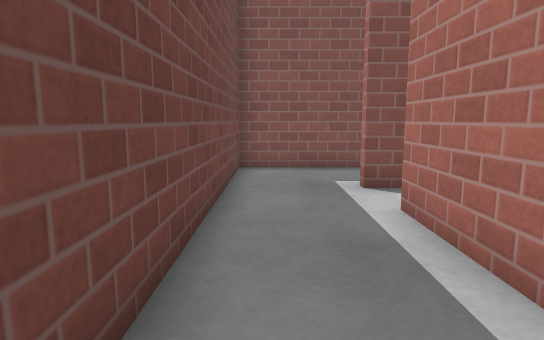
[1] (above)

24 first-person views from a walk through a robot-simulator world made for Gazebo. The camera is 0.72 m above the floor, tilts 8° down and sees 75° across. The floor is counted in squares, 0.5 m on a side. Each view is taken from the middle of a square. On the plan, view 1 faces up. The plan holds only what a view shows up to about 15 squares ahead; the rest is blank. Gazebo's built-in surfaces are drawn with simple patterns.

[2]
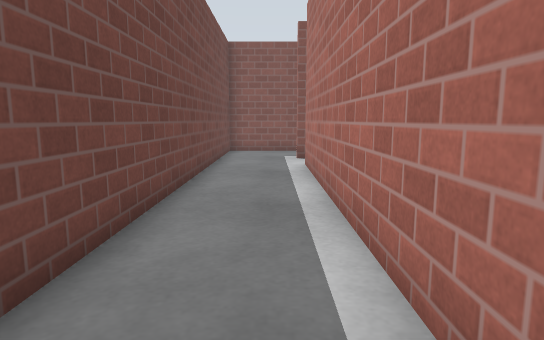

[3]
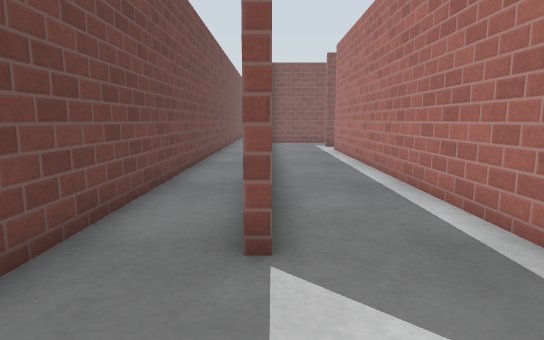

[4]
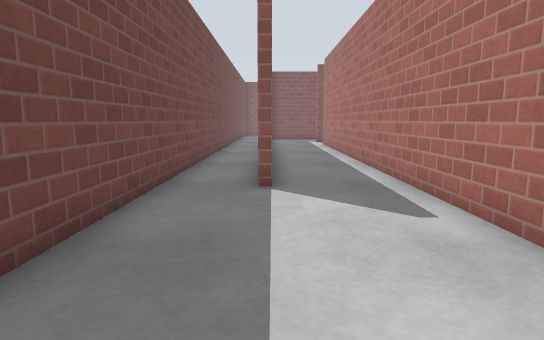

[5]
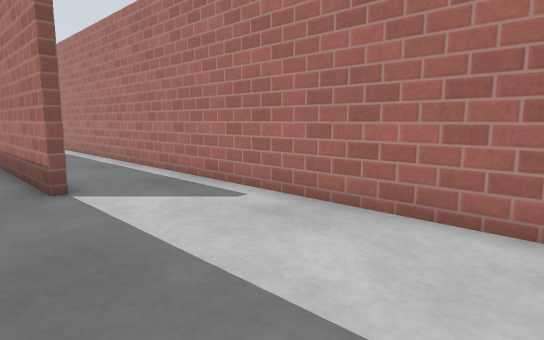

[6]
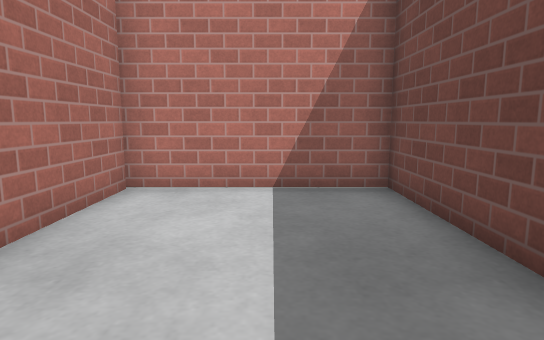

[7]
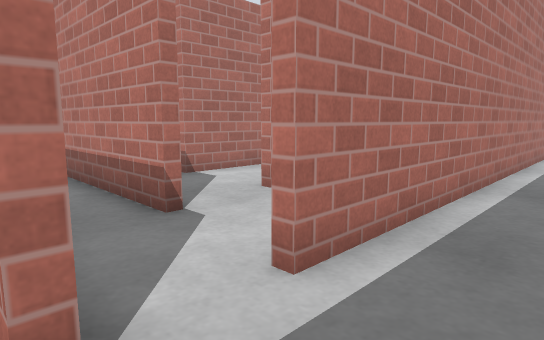

[8]
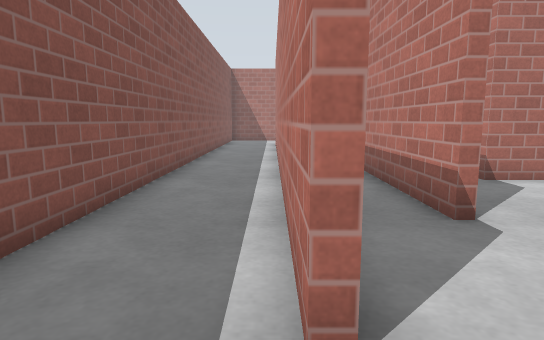

[9]
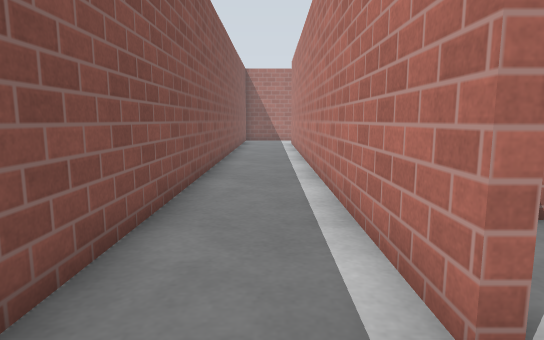

[10]
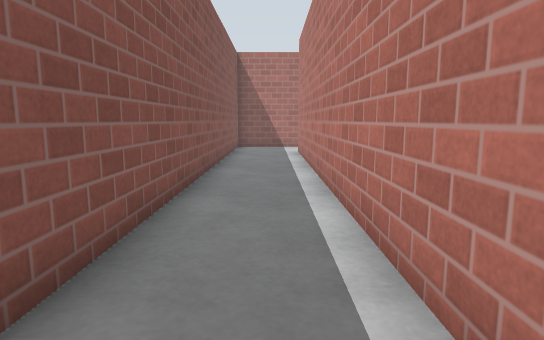

[11]
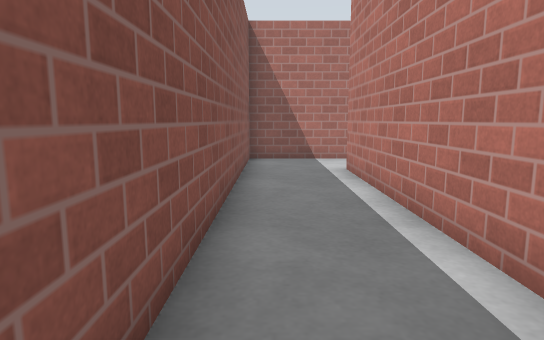

[12]
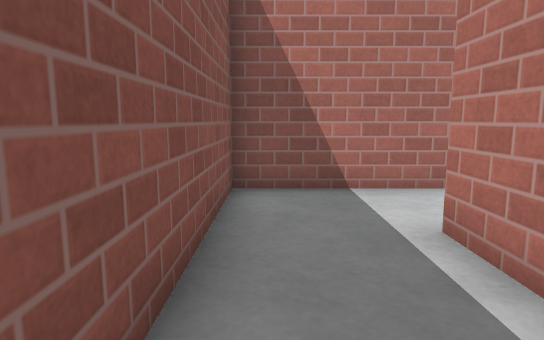

[13]
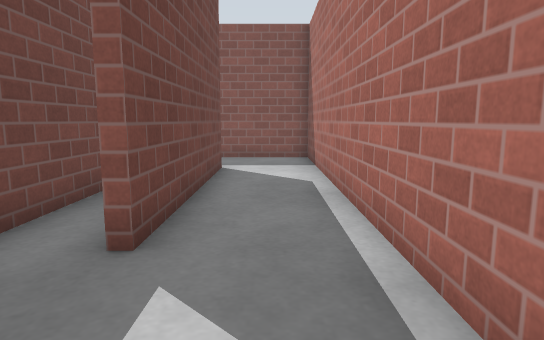

[14]
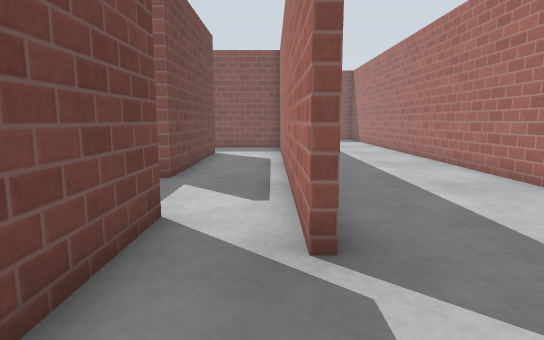

[15]
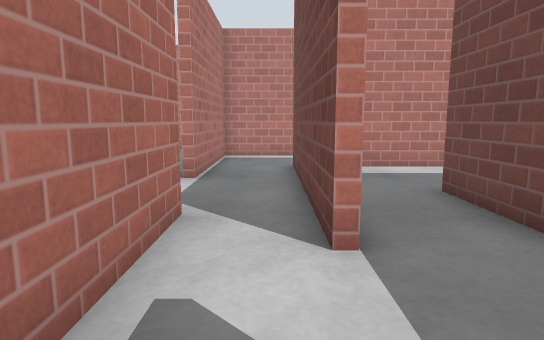

[16]
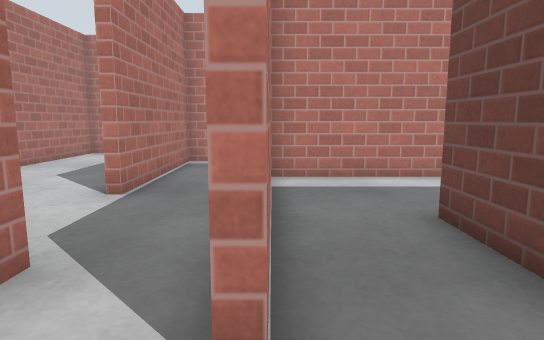

[17]
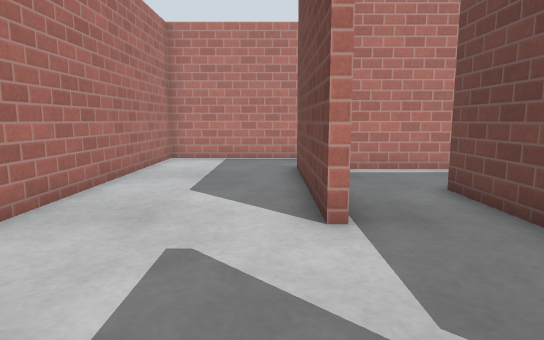

[18]
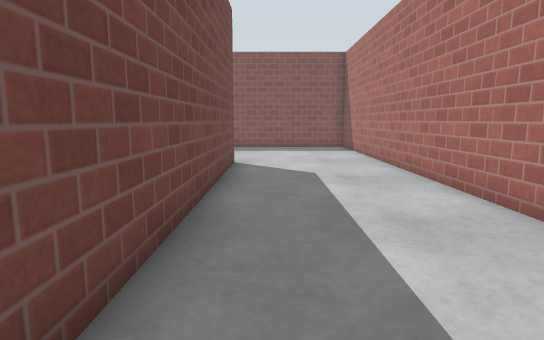

[19]
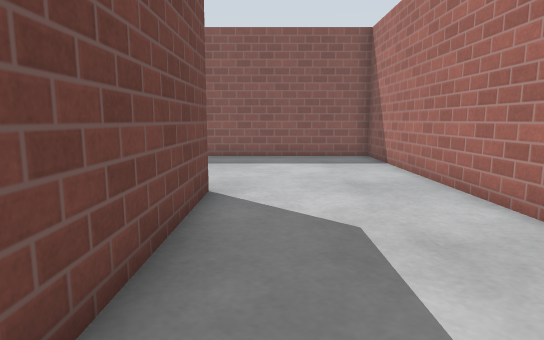

[20]
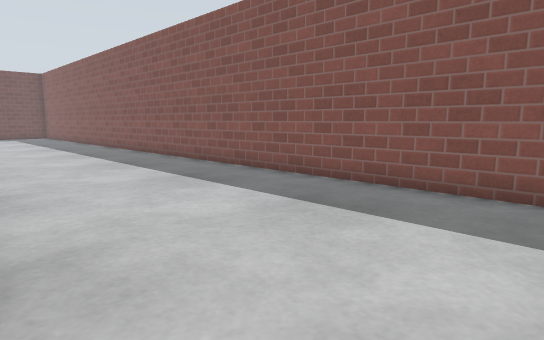

[21]
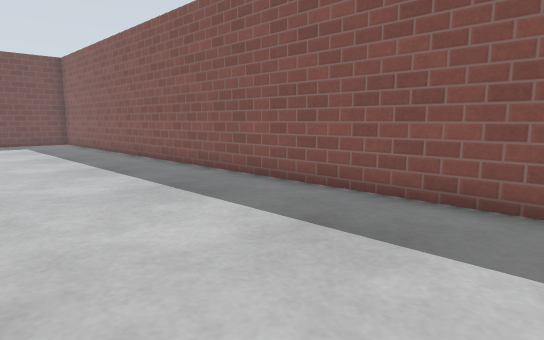

[22]
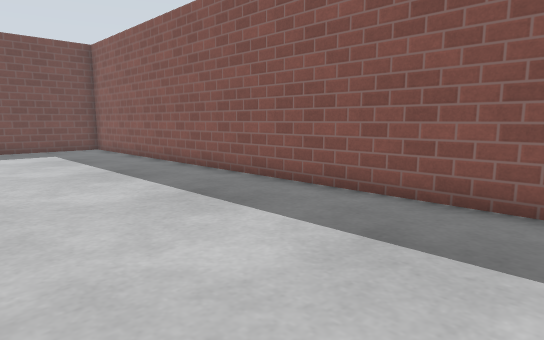

[23]
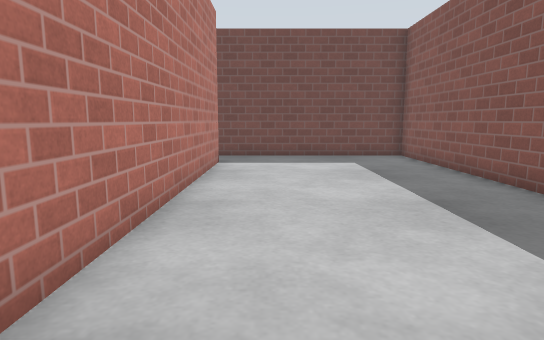

[24]
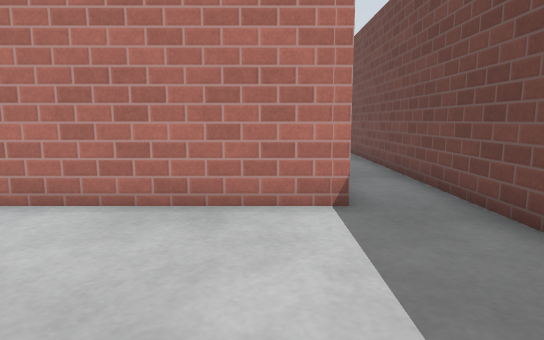

### Floor plan
Ten units are one square. View 1 is at (0, 0); x grows to the right and y downward. Boxes are objects, and circles mark ways between rooms. Rooms are numbered by the first view taken in them; rooms with no view inside come last. Other rooms are left out.
<svg viewBox="-40 -188 354 359">
<path fill="none" stroke="#000" d="M-9 84 -13 84 -13 28M29 -75 21 -75 21 -78M-10 -86 -10 36M-35 -126 -35 166 21 166 21 -56 25 -56M21 -78 225 -78 225 -8M254 24 254 -108 -10 -108 -10 -86M216 135 259 135 259 78M233 27 233 104M254 44 254 24M257 -113 257 -5M309 5 309 -183 -35 -183 -35 -126M-14 -112 87 -112M262 78 262 139M260 166 309 166 309 79"/>
<circle cx="5" cy="-75" r="3" fill="#2a7"/>
<circle cx="-25" cy="-115" r="3" fill="#2a7"/>
<circle cx="240" cy="35" r="3" fill="#2a7"/>
<circle cx="260" cy="60" r="3" fill="#2a7"/>
<text x="-20" y="40">1</text>
<text x="160" y="-90">2</text>
<text x="120" y="110">3</text>
<text x="180" y="-120">4</text>
</svg>
Room 1 opens to room 2. Room 1 opens to room 4. Room 2 opens to room 3. Room 3 opens to room 4.

Where each view was taken, in squares from view 1:
view 1: 0 up, 0 right, facing up
view 2: 6 down, 1 right, facing up
view 3: 12 down, 1 left, facing up
view 4: 16 down, 1 left, facing up
view 5: 16 down, 3 left, facing up-right
view 6: 9 down, 1 left, facing down
view 7: 8 up, 0 right, facing down-right
view 8: 8 up, 0 right, facing right
view 9: 9 up, 0 right, facing right
view 10: 9 up, 6 right, facing right
view 11: 10 up, 12 right, facing right
view 12: 10 up, 18 right, facing right
view 13: 3 down, 24 right, facing up
view 14: 8 down, 25 right, facing up
view 15: 1 up, 24 right, facing down
view 16: 1 down, 23 right, facing down
view 17: 3 down, 27 right, facing down
view 18: 1 down, 27 right, facing up
view 19: 4 up, 27 right, facing up
view 20: 11 up, 29 right, facing up-left
view 21: 12 up, 20 right, facing up-left
view 22: 12 up, 15 right, facing up-left
view 23: 13 up, 11 right, facing left
view 24: 17 up, 0 right, facing down
